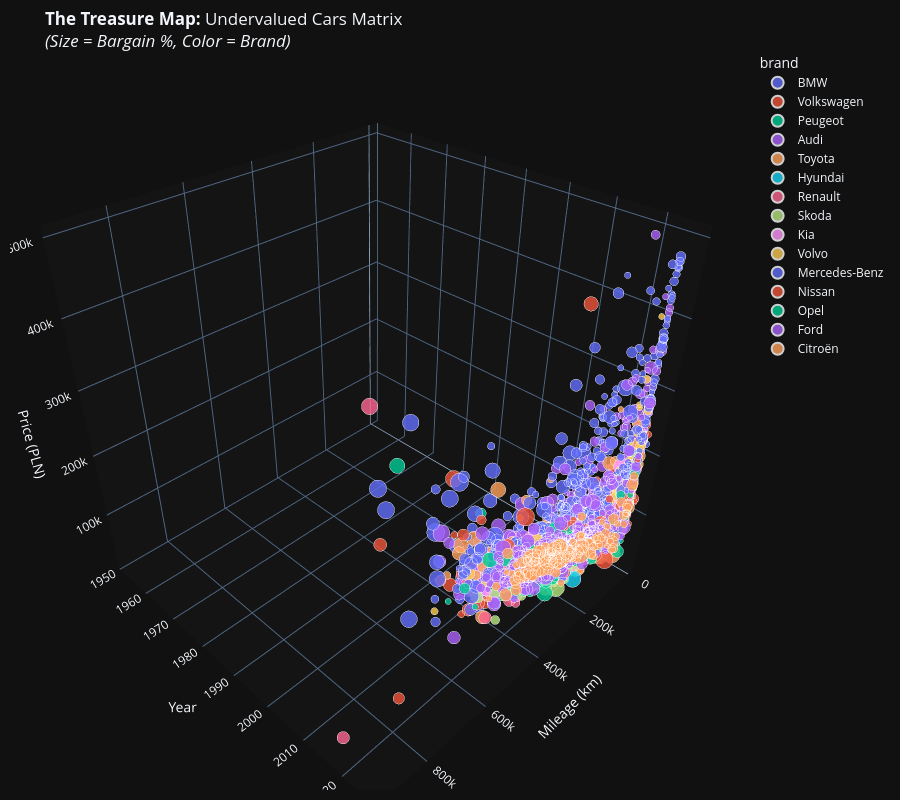

The notebook cell this image was saved under:
### Markdown cell above
7: This module visualizes the "Alpha" (profit potential) found by the model.
It generates a 3D Interactive "Treasure Map" of cars that are significantly undervalued.

Key Logic:
1. Fair Price Calculation: What *should* this car cost according to the AI?
2. Wreck Filtering: We exclude cars with >50% discount because they are likely damaged/salvage titles.
3. Market Focus: We focus on liquid assets (15k - 500k PLN).

### Code cell
import plotly.express as px
import pandas as pd
import numpy as np
import sys

# ==========================================
# 1. DEPENDENCY CHECK
# ==========================================
if 'X_holdout' not in locals():
    sys.exit("⛔ Data not found! Please run Cell 3 first.")

print("🌟 Generating Treasure Map (Filtering for Positive Deals only)...")

# ==========================================
# 2. DATA PREPARATION
# ==========================================
# Create a dedicated dataframe for analysis (don't touch original data)
deals_df = X_holdout.copy()
deals_df['Actual_Price'] = y_holdout

# Intelligent Model Selection: Use Ensemble if available, otherwise AutoGluon, otherwise XGBoost
if 'final_ensemble_preds' in locals():
    print("   🔹 Using Ensemble Predictions")
    deals_df['Fair_Price'] = final_ensemble_preds
elif 'ag_predictor' in locals():
    print("   🔹 Using AutoGluon Predictions")
    deals_df['Fair_Price'] = ag_predictor.predict(X_holdout)
elif 'xgb_model' in locals():
    print("   🔹 Using XGBoost Predictions")
    deals_df['Fair_Price'] = xgb_model.predict(X_holdout)
else:
    sys.exit("⛔ No trained model found.")

# ==========================================
# 3. DEAL METRICS CALCULATION
# ==========================================
# "Deal Score": Positive value means the car is listed BELOW its fair value.
# Formula: Fair Price - Actual Price
deals_df['Deal_Score_PLN'] = deals_df['Fair_Price'] - deals_df['Actual_Price']

# "Bargain Percentage": Relative discount size.
# Formula: Deal Score / Fair Price
deals_df['Bargain_Pct'] = (deals_df['Deal_Score_PLN'] / deals_df['Fair_Price']) * 100

# ==========================================
# 4. THE "SMART FILTER" (Crucial Step)
# ==========================================
# We apply strict business logic to remove noise and errors.

plot_data = deals_df[
    (deals_df['Deal_Score_PLN'] > 0) &           # Rule 1: Must be cheaper than predicted
    (deals_df['Bargain_Pct'] > 5) &              # Rule 2: Minimum 5% discount to be interesting
    (deals_df['Bargain_Pct'] < 50) &             # Rule 3: The "Wreck Filter". Discounts >50% are usually damaged cars.
    (deals_df['Actual_Price'] > 15000) &         # Rule 4: Exclude "beaters" (<15k PLN)
    (deals_df['Actual_Price'] < 500000)          # Rule 5: Exclude supercars (outliers)
].copy()

# Visual Optimization: Keep only Top 15 brands to prevent color chaos in the chart
top_brands = plot_data['brand'].value_counts().nlargest(15).index
plot_data = plot_data[plot_data['brand'].isin(top_brands)]

# Browser Optimization: Limit points to 4000 to prevent browser lag
if len(plot_data) > 4000:
    print(f"   ⚡ Sampling 4,000 deals (out of {len(plot_data)}) for smooth visualization...")
    plot_data = plot_data.sample(4000, random_state=42)

print(f"   🔍 Found {len(plot_data)} potential 'Buy' candidates.")

# ==========================================
# 5. 3D INTERACTIVE VISUALIZATION
# ==========================================
# X = Usage (Mileage), Y = Age (Year), Z = Cost (Price)
# Size = The Opportunity (Bigger Dot = Better Deal)

fig = px.scatter_3d(
    plot_data,
    x='mileage',
    y='year',
    z='Actual_Price',
    color='brand',              # Color groups by Brand
    size='Bargain_Pct',         # Size indicates Discount Magnitude
    hover_name='brand',
    hover_data={
        'brand': False,
        'model': True,
        'Actual_Price': ':,.0f',
        'Fair_Price': ':,.0f',
        'Deal_Score_PLN': ':,.0f',
        'Bargain_Pct': ':.1f',  # Format: 12.5%
        'mileage': ':,.0f',
        'year': True
    },
    title='<b>The Treasure Map:</b> Undervalued Cars Matrix<br><i>(Size = Bargain %, Color = Brand)</i>',
    opacity=0.8,
    height=800,
    size_max=30,                # Max pixel size for the best deals
    template='plotly_dark'      # Dark mode for professional look
)

# Refine 3D Scene Layout
fig.update_layout(
    scene=dict(
        xaxis_title='Mileage (km)',
        yaxis_title='Year',
        zaxis_title='Price (PLN)',
        # Subtle dark grey background for 3D box
        xaxis=dict(backgroundcolor="rgb(20, 20, 20)"),
        yaxis=dict(backgroundcolor="rgb(20, 20, 20)"),
        zaxis=dict(backgroundcolor="rgb(20, 20, 20)"),
    ),
    margin=dict(r=10, l=10, b=10, t=50)
)

fig.show()

# ==========================================
# 6. TOP 10 "REAL WORLD" DEALS
# ==========================================
print("\n🏆 TOP 10 HIGH-CONFIDENCE DEALS:")
print("   (Filtered for Year > 2015 to focus on modern, liquid inventory)")

# Logic: Sort by Bargain % but filter for newer cars to ensure liquidity
top_list = plot_data[plot_data['year'] > 2015].sort_values(by='Bargain_Pct', ascending=False).head(10)

# Clean Table Display
display_cols = ['brand', 'model', 'year', 'mileage', 'Actual_Price', 'Fair_Price', 'Deal_Score_PLN', 'Bargain_Pct']

display(top_list[display_cols].style
        .background_gradient(subset=['Bargain_Pct'], cmap='Greens') # Green highlight for best deals
        .format({
            'Actual_Price': '{:,.0f}',
            'Fair_Price': '{:,.0f}',
            'Deal_Score_PLN': '{:+,.0f}', # Adds + sign for positive values
            'Bargain_Pct': '{:.1f}%',
            'mileage': '{:,.0f}'
        }))

### Figure 1 — Plotly figure (JSON) as saved in the notebook; plotly's stock layout.template omitted (floating-point values rounded to 4 significant figures; data arrays with more than 128 entries replaced by an {"elided": "..."} marker saying what was removed)
{"data": [{"customdata": {"elided": "477x5 mixed values"}, "hovertemplate": "<b>%{hovertext}</b><br><br>mileage=%{x:,.0f}<br>year=%{y}<br>Actual_Price=%{z:,.0f}<br>Bargain_Pct=%{customdata[4]:.1f}<br>model=%{customdata[1]}<br>Fair_Price=%{customdata[2]:,.0f}<br>Deal_Score_PLN=%{customdata[3]:,.0f}<extra></extra>", "hovertext": {"elided": "477 str values"}, "legendgroup": "BMW", "marker": {"color": "#636efa", "opacity": 0.8, "size": {"elided": "477 float values"}, "sizemode": "area", "sizeref": 0.05526, "symbol": "circle"}, "mode": "markers", "name": "BMW", "scene": "scene", "showlegend": true, "type": "scatter3d", "x": {"elided": "477 float values"}, "y": {"elided": "477 int values"}, "z": {"elided": "477 float values"}}, {"customdata": {"elided": "394x5 mixed values"}, "hovertemplate": "<b>%{hovertext}</b><br><br>mileage=%{x:,.0f}<br>year=%{y}<br>Actual_Price=%{z:,.0f}<br>Bargain_Pct=%{customdata[4]:.1f}<br>model=%{customdata[1]}<br>Fair_Price=%{customdata[2]:,.0f}<br>Deal_Score_PLN=%{customdata[3]:,.0f}<extra></extra>", "hovertext": {"elided": "394 str values"}, "legendgroup": "Volkswagen", "marker": {"color": "#EF553B", "opacity": 0.8, "size": {"elided": "394 float values"}, "sizemode": "area", "sizeref": 0.05526, "symbol": "circle"}, "mode": "markers", "name": "Volkswagen", "scene": "scene", "showlegend": true, "type": "scatter3d", "x": {"elided": "394 float values"}, "y": {"elided": "394 int values"}, "z": {"elided": "394 float values"}}, {"customdata": {"elided": "177x5 mixed values"}, "hovertemplate": "<b>%{hovertext}</b><br><br>mileage=%{x:,.0f}<br>year=%{y}<br>Actual_Price=%{z:,.0f}<br>Bargain_Pct=%{customdata[4]:.1f}<br>model=%{customdata[1]}<br>Fair_Price=%{customdata[2]:,.0f}<br>Deal_Score_PLN=%{customdata[3]:,.0f}<extra></extra>", "hovertext": {"elided": "177 str values"}, "legendgroup": "Peugeot", "marker": {"color": "#00cc96", "opacity": 0.8, "size": {"elided": "177 float values"}, "sizemode": "area", "sizeref": 0.05526, "symbol": "circle"}, "mode": "markers", "name": "Peugeot", "scene": "scene", "showlegend": true, "type": "scatter3d", "x": {"elided": "177 float values"}, "y": {"elided": "177 int values"}, "z": {"elided": "177 float values"}}, {"customdata": {"elided": "430x5 mixed values"}, "hovertemplate": "<b>%{hovertext}</b><br><br>mileage=%{x:,.0f}<br>year=%{y}<br>Actual_Price=%{z:,.0f}<br>Bargain_Pct=%{customdata[4]:.1f}<br>model=%{customdata[1]}<br>Fair_Price=%{customdata[2]:,.0f}<br>Deal_Score_PLN=%{customdata[3]:,.0f}<extra></extra>", "hovertext": {"elided": "430 str values"}, "legendgroup": "Audi", "marker": {"color": "#ab63fa", "opacity": 0.8, "size": {"elided": "430 float values"}, "sizemode": "area", "sizeref": 0.05526, "symbol": "circle"}, "mode": "markers", "name": "Audi", "scene": "scene", "showlegend": true, "type": "scatter3d", "x": {"elided": "430 float values"}, "y": {"elided": "430 int values"}, "z": {"elided": "430 float values"}}, {"customdata": {"elided": "220x5 mixed values"}, "hovertemplate": "<b>%{hovertext}</b><br><br>mileage=%{x:,.0f}<br>year=%{y}<br>Actual_Price=%{z:,.0f}<br>Bargain_Pct=%{customdata[4]:.1f}<br>model=%{customdata[1]}<br>Fair_Price=%{customdata[2]:,.0f}<br>Deal_Score_PLN=%{customdata[3]:,.0f}<extra></extra>", "hovertext": {"elided": "220 str values"}, "legendgroup": "Toyota", "marker": {"color": "#FFA15A", "opacity": 0.8, "size": {"elided": "220 float values"}, "sizemode": "area", "sizeref": 0.05526, "symbol": "circle"}, "mode": "markers", "name": "Toyota", "scene": "scene", "showlegend": true, "type": "scatter3d", "x": {"elided": "220 float values"}, "y": {"elided": "220 int values"}, "z": {"elided": "220 float values"}}, {"customdata": {"elided": "211x5 mixed values"}, "hovertemplate": "<b>%{hovertext}</b><br><br>mileage=%{x:,.0f}<br>year=%{y}<br>Actual_Price=%{z:,.0f}<br>Bargain_Pct=%{customdata[4]:.1f}<br>model=%{customdata[1]}<br>Fair_Price=%{customdata[2]:,.0f}<br>Deal_Score_PLN=%{customdata[3]:,.0f}<extra></extra>", "hovertext": {"elided": "211 str values"}, "legendgroup": "Hyundai", "marker": {"color": "#19d3f3", "opacity": 0.8, "size": {"elided": "211 float values"}, "sizemode": "area", "sizeref": 0.05526, "symbol": "circle"}, "mode": "markers", "name": "Hyundai", "scene": "scene", "showlegend": true, "type": "scatter3d", "x": {"elided": "211 float values"}, "y": {"elided": "211 int values"}, "z": {"elided": "211 float values"}}, {"customdata": {"elided": "213x5 mixed values"}, "hovertemplate": "<b>%{hovertext}</b><br><br>mileage=%{x:,.0f}<br>year=%{y}<br>Actual_Price=%{z:,.0f}<br>Bargain_Pct=%{customdata[4]:.1f}<br>model=%{customdata[1]}<br>Fair_Price=%{customdata[2]:,.0f}<br>Deal_Score_PLN=%{customdata[3]:,.0f}<extra></extra>", "hovertext": {"elided": "213 str values"}, "legendgroup": "Renault", "marker": {"color": "#FF6692", "opacity": 0.8, "size": {"elided": "213 float values"}, "sizemode": "area", "sizeref": 0.05526, "symbol": "circle"}, "mode": "markers", "name": "Renault", "scene": "scene", "showlegend": true, "type": "scatter3d", "x": {"elided": "213 float values"}, "y": {"elided": "213 int values"}, "z": {"elided": "213 float values"}}, {"customdata": {"elided": "230x5 mixed values"}, "hovertemplate": "<b>%{hovertext}</b><br><br>mileage=%{x:,.0f}<br>year=%{y}<br>Actual_Price=%{z:,.0f}<br>Bargain_Pct=%{customdata[4]:.1f}<br>model=%{customdata[1]}<br>Fair_Price=%{customdata[2]:,.0f}<br>Deal_Score_PLN=%{customdata[3]:,.0f}<extra></extra>", "hovertext": {"elided": "230 str values"}, "legendgroup": "Skoda", "marker": {"color": "#B6E880", "opacity": 0.8, "size": {"elided": "230 float values"}, "sizemode": "area", "sizeref": 0.05526, "symbol": "circle"}, "mode": "markers", "name": "Skoda", "scene": "scene", "showlegend": true, "type": "scatter3d", "x": {"elided": "230 float values"}, "y": {"elided": "230 int values"}, "z": {"elided": "230 float values"}}, {"customdata": {"elided": "168x5 mixed values"}, "hovertemplate": "<b>%{hovertext}</b><br><br>mileage=%{x:,.0f}<br>year=%{y}<br>Actual_Price=%{z:,.0f}<br>Bargain_Pct=%{customdata[4]:.1f}<br>model=%{customdata[1]}<br>Fair_Price=%{customdata[2]:,.0f}<br>Deal_Score_PLN=%{customdata[3]:,.0f}<extra></extra>", "hovertext": {"elided": "168 str values"}, "legendgroup": "Kia", "marker": {"color": "#FF97FF", "opacity": 0.8, "size": {"elided": "168 float values"}, "sizemode": "area", "sizeref": 0.05526, "symbol": "circle"}, "mode": "markers", "name": "Kia", "scene": "scene", "showlegend": true, "type": "scatter3d", "x": {"elided": "168 float values"}, "y": {"elided": "168 int values"}, "z": {"elided": "168 float values"}}, {"customdata": {"elided": "153x5 mixed values"}, "hovertemplate": "<b>%{hovertext}</b><br><br>mileage=%{x:,.0f}<br>year=%{y}<br>Actual_Price=%{z:,.0f}<br>Bargain_Pct=%{customdata[4]:.1f}<br>model=%{customdata[1]}<br>Fair_Price=%{customdata[2]:,.0f}<br>Deal_Score_PLN=%{customdata[3]:,.0f}<extra></extra>", "hovertext": {"elided": "153 str values"}, "legendgroup": "Volvo", "marker": {"color": "#FECB52", "opacity": 0.8, "size": {"elided": "153 float values"}, "sizemode": "area", "sizeref": 0.05526, "symbol": "circle"}, "mode": "markers", "name": "Volvo", "scene": "scene", "showlegend": true, "type": "scatter3d", "x": {"elided": "153 float values"}, "y": {"elided": "153 int values"}, "z": {"elided": "153 float values"}}, {"customdata": {"elided": "352x5 mixed values"}, "hovertemplate": "<b>%{hovertext}</b><br><br>mileage=%{x:,.0f}<br>year=%{y}<br>Actual_Price=%{z:,.0f}<br>Bargain_Pct=%{customdata[4]:.1f}<br>model=%{customdata[1]}<br>Fair_Price=%{customdata[2]:,.0f}<br>Deal_Score_PLN=%{customdata[3]:,.0f}<extra></extra>", "hovertext": {"elided": "352 str values"}, "legendgroup": "Mercedes-Benz", "marker": {"color": "#636efa", "opacity": 0.8, "size": {"elided": "352 float values"}, "sizemode": "area", "sizeref": 0.05526, "symbol": "circle"}, "mode": "markers", "name": "Mercedes-Benz", "scene": "scene", "showlegend": true, "type": "scatter3d", "x": {"elided": "352 float values"}, "y": {"elided": "352 int values"}, "z": {"elided": "352 float values"}}, {"customdata": {"elided": "116x5 mixed values"}, "hovertemplate": "<b>%{hovertext}</b><br><br>mileage=%{x:,.0f}<br>year=%{y}<br>Actual_Price=%{z:,.0f}<br>Bargain_Pct=%{customdata[4]:.1f}<br>model=%{customdata[1]}<br>Fair_Price=%{customdata[2]:,.0f}<br>Deal_Score_PLN=%{customdata[3]:,.0f}<extra></extra>", "hovertext": ["Nissan", "Nissan", "Nissan", "Nissan", "Nissan", "Nissan", "Nissan", "Nissan", "Nissan", "Nissan", "Nissan", "Nissan", "Nissan", "Nissan", "Nissan", "Nissan", "Nissan", "Nissan", "Nissan", "Nissan", "Nissan", "Nissan", "Nissan", "Nissan", "Nissan", "Nissan", "Nissan", "Nissan", "Nissan", "Nissan", "Nissan", "Nissan", "Nissan", "Nissan", "Nissan", "Nissan", "Nissan", "Nissan", "Nissan", "Nissan", "Nissan", "Nissan", "Nissan", "Nissan", "Nissan", "Nissan", "Nissan", "Nissan", "Nissan", "Nissan", "Nissan", "Nissan", "Nissan", "Nissan", "Nissan", "Nissan", "Nissan", "Nissan", "Nissan", "Nissan", "Nissan", "Nissan", "Nissan", "Nissan", "Nissan", "Nissan", "Nissan", "Nissan", "Nissan", "Nissan", "Nissan", "Nissan", "Nissan", "Nissan", "Nissan", "Nissan", "Nissan", "Nissan", "Nissan", "Nissan", "Nissan", "Nissan", "Nissan", "Nissan", "Nissan", "Nissan", "Nissan", "Nissan", "Nissan", "Nissan", "Nissan", "Nissan", "Nissan", "Nissan", "Nissan", "Nissan", "Nissan", "Nissan", "Nissan", "Nissan", "Nissan", "Nissan", "Nissan", "Nissan", "Nissan", "Nissan", "Nissan", "Nissan", "Nissan", "Nissan", "Nissan", "Nissan", "Nissan", "Nissan", "Nissan", "Nissan"], "legendgroup": "Nissan", "marker": {"color": "#EF553B", "opacity": 0.8, "size": [46.71, 27.88, 13.49, 49.66, 15.63, 16.09, 7.884, 6.45, 21.37, 10.67, 10.69, 24.53, 16.39, 13.76, 9.273, 14.21, 27.87, 7.343, 9.756, 14.66, 7.777, 8.984, 6.692, 7.588, 26.36, 11.27, 5.399, 24.72, 6.166, 5.021, 16.42, 17.21, 7.163, 12.69, 8.805, 7.853, 12.65, 9.748, 8.828, 37.68, 8.923, 9.372, 13.5, 26.92, 15.34, 8.906, 7.312, 9.743, 12.64, 5.869, 7.853, 8.46, 8.893, 5.789, 6.471, 6.641, 18.58, 10.84, 14.79, 11.87, 5.437, 5.948, 20.62, 16.75, 21.92, 15.98, 11.22, 5.866, 5.374, 6.492, 10.8, 8.724, 5.387, 10.59, 31.99, 15.32, 22.47, 8.614, 7.114, 5.259, 14.32, 31.22, 8.8, 10.7, 10.44, 5.411, 18.9, 5.429, 15.46, 6.188, 7.343, 14.52, 34.25, 9.403, 14.99, 5.844, 20.86, 22.16, 8.222, 16.91, 19.67, 7.584, 25.57, 20.15, 6.896, 7.806, 6.139, 5.648, 13.59, 8.207, 14.41, 31.95, 8.146, 18.39, 36.19, 5.413], "sizemode": "area", "sizeref": 0.05526, "symbol": "circle"}, "mode": "markers", "name": "Nissan", "scene": "scene", "showlegend": true, "type": "scatter3d", "x": [45000.0, 167600.0, 244200.0, 80000.0, 153300.0, 179000.0, 40820.0, 139600.0, 240000.0, 220000.0, 35350.0, 75000.0, 190000.0, 113000.0, 190100.0, 45500.0, 70000.0, 46000.0, 127000.0, 262200.0, 101700.0, 124000.0, 10.0, 63000.0, 175000.0, 6.0, 174000.0, 58270.0, 74000.0, 147000.0, 202000.0, 51000.0, 109000.0, 106000.0, 91600.0, 127000.0, 91360.0, 20710.0, 55000.0, 2.0, 175000.0, 209800.0, 221000.0, 177000.0, 181000.0, 32000.0, 167800.0, 94900.0, 172000.0, 162000.0, 113000.0, 41790.0, 209000.0, 5.0, 223100.0, 202700.0, 217000.0, 150000.0, 174000.0, 168000.0, 5270.0, 73000.0, 296600.0, 42000.0, 84000.0, 252500.0, 73980.0, 184500.0, 101000.0, 110000.0, 134000.0, 196000.0, 39000.0, 208000.0, 30220.0, 189000.0, 180000.0, 1.0, 107000.0, 32820.0, 46000.0, 35000.0, 142000.0, 26530.0, 216000.0, 85630.0, 15000.0, 119300.0, 110000.0, 119000.0, 295000.0, 81500.0, 105700.0, 29340.0, 10.0, 112100.0, 128000.0, 192000.0, 180000.0, 233100.0, 163000.0, 77000.0, 39000.0, 91300.0, 205000.0, 33890.0, 5.0, 200000.0, 180000.0, 165000.0, 1.0, 87180.0, 179000.0, 89680.0, 188400.0, 136000.0], "y": [2024, 2006, 2011, 2005, 2017, 2015, 2022, 2017, 1998, 2013, 2019, 2017, 2010, 2015, 2016, 2020, 2014, 2021, 2016, 2013, 2016, 2015, 2024, 2023, 2014, 2025, 2015, 2017, 2020, 2011, 2015, 2022, 2017, 2020, 2018, 2014, 2016, 2024, 2015, 2020, 2014, 2016, 2011, 2017, 2011, 2022, 2008, 2022, 2012, 2016, 2015, 2016, 2008, 2025, 2008, 2013, 2011, 2015, 2018, 2021, 2024, 2017, 2012, 2016, 2015, 2012, 2016, 2013, 2018, 2014, 2014, 2017, 2018, 2014, 2021, 2011, 2010, 2025, 2018, 2023, 2017, 2011, 2019, 2019, 2011, 2015, 2022, 2014, 2019, 2014, 1999, 2016, 2017, 2021, 2025, 2016, 2015, 2011, 2014, 2014, 2011, 2017, 2023, 2018, 2011, 2022, 2025, 2014, 1999, 2010, 2025, 2017, 2015, 2015, 2013, 2015], "z": [25000.0, 15900.0, 22500.0, 37900.0, 37900.0, 21560.0, 87000.0, 57000.0, 26900.0, 27900.0, 63900.0, 48900.0, 25000.0, 37500.0, 37000.0, 56500.0, 39900.0, 72900.0, 35800.0, 24000.0, 36500.0, 48000.0, 125000.0, 93600.0, 15800.0, 98700.0, 39900.0, 25500.0, 61900.0, 31000.0, 33700.0, 80000.0, 59900.0, 55000.0, 43800.0, 33900.0, 35000.0, 114900.0, 34900.0, 59900.0, 25000.0, 41900.0, 21000.0, 62000.0, 23900.0, 122900.0, 17900.0, 53900.0, 24900.0, 47900.0, 37000.0, 35000.0, 18900.0, 191000.0, 15900.0, 28500.0, 22000.0, 39800.0, 42900.0, 31000.0, 108000.0, 39900.0, 23800.0, 23900.0, 17600.0, 25900.0, 42000.0, 32900.0, 46400.0, 30000.0, 21900.0, 17900.0, 59000.0, 33000.0, 17000.0, 21900.0, 19900.0, 167800.0, 93900.0, 74850.0, 28900.0, 389800.0, 69900.0, 39900.0, 21900.0, 43900.0, 47900.0, 38500.0, 53700.0, 37800.0, 49500.0, 44900.0, 17900.0, 59900.0, 154000.0, 43900.0, 25800.0, 30000.0, 16400.0, 28000.0, 25900.0, 49500.0, 78800.0, 54700.0, 25700.0, 96600.0, 129500.0, 34900.0, 39900.0, 27700.0, 96900.0, 70000.0, 37500.0, 39900.0, 20800.0, 37900.0]}, {"customdata": {"elided": "334x5 mixed values"}, "hovertemplate": "<b>%{hovertext}</b><br><br>mileage=%{x:,.0f}<br>year=%{y}<br>Actual_Price=%{z:,.0f}<br>Bargain_Pct=%{customdata[4]:.1f}<br>model=%{customdata[1]}<br>Fair_Price=%{customdata[2]:,.0f}<br>Deal_Score_PLN=%{customdata[3]:,.0f}<extra></extra>", "hovertext": {"elided": "334 str values"}, "legendgroup": "Opel", "marker": {"color": "#00cc96", "opacity": 0.8, "size": {"elided": "334 float values"}, "sizemode": "area", "sizeref": 0.05526, "symbol": "circle"}, "mode": "markers", "name": "Opel", "scene": "scene", "showlegend": true, "type": "scatter3d", "x": {"elided": "334 float values"}, "y": {"elided": "334 int values"}, "z": {"elided": "334 float values"}}, {"customdata": {"elided": "392x5 mixed values"}, "hovertemplate": "<b>%{hovertext}</b><br><br>mileage=%{x:,.0f}<br>year=%{y}<br>Actual_Price=%{z:,.0f}<br>Bargain_Pct=%{customdata[4]:.1f}<br>model=%{customdata[1]}<br>Fair_Price=%{customdata[2]:,.0f}<br>Deal_Score_PLN=%{customdata[3]:,.0f}<extra></extra>", "hovertext": {"elided": "392 str values"}, "legendgroup": "Ford", "marker": {"color": "#ab63fa", "opacity": 0.8, "size": {"elided": "392 float values"}, "sizemode": "area", "sizeref": 0.05526, "symbol": "circle"}, "mode": "markers", "name": "Ford", "scene": "scene", "showlegend": true, "type": "scatter3d", "x": {"elided": "392 float values"}, "y": {"elided": "392 int values"}, "z": {"elided": "392 float values"}}, {"customdata": {"elided": "133x5 mixed values"}, "hovertemplate": "<b>%{hovertext}</b><br><br>mileage=%{x:,.0f}<br>year=%{y}<br>Actual_Price=%{z:,.0f}<br>Bargain_Pct=%{customdata[4]:.1f}<br>model=%{customdata[1]}<br>Fair_Price=%{customdata[2]:,.0f}<br>Deal_Score_PLN=%{customdata[3]:,.0f}<extra></extra>", "hovertext": {"elided": "133 str values"}, "legendgroup": "Citroën", "marker": {"color": "#FFA15A", "opacity": 0.8, "size": {"elided": "133 float values"}, "sizemode": "area", "sizeref": 0.05526, "symbol": "circle"}, "mode": "markers", "name": "Citroën", "scene": "scene", "showlegend": true, "type": "scatter3d", "x": {"elided": "133 float values"}, "y": {"elided": "133 int values"}, "z": {"elided": "133 float values"}}], "layout": {"height": 800, "legend": {"itemsizing": "constant", "title": {"text": "brand"}, "tracegroupgap": 0}, "margin": {"b": 10, "l": 10, "r": 10, "t": 50}, "scene": {"domain": {"x": [0, 1], "y": [0, 1]}, "xaxis": {"backgroundcolor": "rgb(20, 20, 20)", "title": {"text": "Mileage (km)"}}, "yaxis": {"backgroundcolor": "rgb(20, 20, 20)", "title": {"text": "Year"}}, "zaxis": {"backgroundcolor": "rgb(20, 20, 20)", "title": {"text": "Price (PLN)"}}}, "title": {"text": "<b>The Treasure Map:</b> Undervalued Cars Matrix<br><i>(Size = Bargain %, Color = Brand)</i>"}}}
